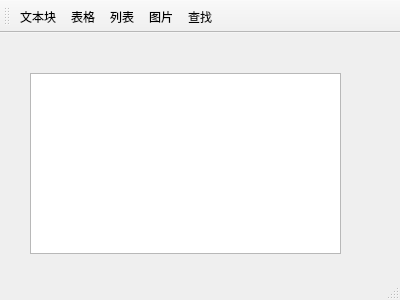
<?xml version="1.0" encoding="UTF-8"?>
<ui version="4.0">
 <class>MainWindow</class>
 <widget class="QMainWindow" name="MainWindow">
  <property name="geometry">
   <rect>
    <x>0</x>
    <y>0</y>
    <width>400</width>
    <height>300</height>
   </rect>
  </property>
  <property name="windowTitle">
   <string>MainWindow</string>
  </property>
  <widget class="QWidget" name="centralWidget">
   <widget class="QTextEdit" name="textEdit">
    <property name="geometry">
     <rect>
      <x>30</x>
      <y>40</y>
      <width>311</width>
      <height>181</height>
     </rect>
    </property>
   </widget>
  </widget>
  <widget class="QMenuBar" name="menuBar">
   <property name="geometry">
    <rect>
     <x>0</x>
     <y>0</y>
     <width>400</width>
     <height>23</height>
    </rect>
   </property>
  </widget>
  <widget class="QToolBar" name="mainToolBar">
   <attribute name="toolBarArea">
    <enum>TopToolBarArea</enum>
   </attribute>
   <attribute name="toolBarBreak">
    <bool>false</bool>
   </attribute>
   <addaction name="action"/>
   <addaction name="action_textTable"/>
   <addaction name="action_textList"/>
   <addaction name="action_textImage"/>
   <addaction name="action_find"/>
  </widget>
  <widget class="QStatusBar" name="statusBar"/>
  <action name="action">
   <property name="text">
    <string>文本块</string>
   </property>
  </action>
  <action name="action_textTable">
   <property name="text">
    <string>表格</string>
   </property>
  </action>
  <action name="action_textList">
   <property name="text">
    <string>列表</string>
   </property>
  </action>
  <action name="action_textImage">
   <property name="text">
    <string>图片</string>
   </property>
  </action>
  <action name="action_find">
   <property name="text">
    <string>查找</string>
   </property>
  </action>
 </widget>
 <layoutdefault spacing="6" margin="11"/>
 <resources/>
 <connections/>
</ui>
